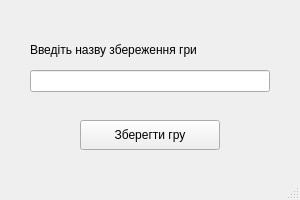
<?xml version="1.0" encoding="UTF-8"?>
<ui version="4.0">
 <class>SaveWindow</class>
 <widget class="QMainWindow" name="SaveWindow">
  <property name="geometry">
   <rect>
    <x>0</x>
    <y>0</y>
    <width>300</width>
    <height>200</height>
   </rect>
  </property>
  <property name="windowTitle">
   <string>MainWindow</string>
  </property>
  <widget class="QWidget" name="centralwidget">
   <widget class="QLineEdit" name="labelFilename">
    <property name="geometry">
     <rect>
      <x>30</x>
      <y>70</y>
      <width>240</width>
      <height>22</height>
     </rect>
    </property>
    <property name="locale">
     <locale language="English" country="UnitedStates"/>
    </property>
   </widget>
   <widget class="QPushButton" name="SaveButton">
    <property name="geometry">
     <rect>
      <x>80</x>
      <y>120</y>
      <width>140</width>
      <height>30</height>
     </rect>
    </property>
    <property name="text">
     <string>Зберегти гру</string>
    </property>
   </widget>
   <widget class="QLabel" name="label">
    <property name="geometry">
     <rect>
      <x>30</x>
      <y>40</y>
      <width>251</width>
      <height>20</height>
     </rect>
    </property>
    <property name="text">
     <string>Введіть назву збереження гри</string>
    </property>
   </widget>
  </widget>
  <widget class="QMenuBar" name="menubar">
   <property name="geometry">
    <rect>
     <x>0</x>
     <y>0</y>
     <width>300</width>
     <height>26</height>
    </rect>
   </property>
  </widget>
  <widget class="QStatusBar" name="statusbar"/>
 </widget>
 <resources/>
 <connections/>
</ui>
